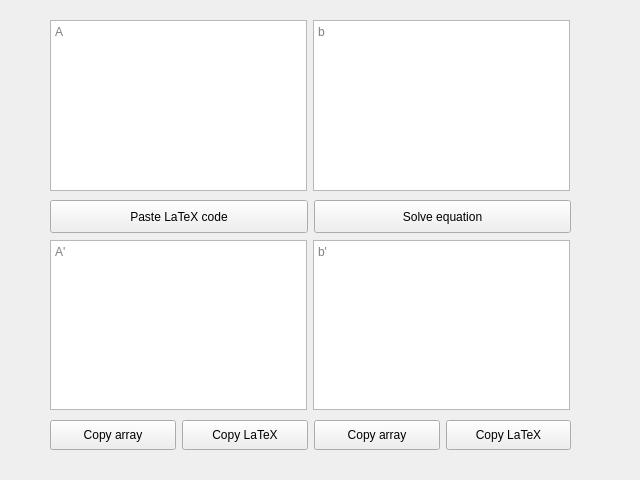
<?xml version="1.0" encoding="UTF-8"?>
<ui version="4.0">
 <class>sle</class>
 <widget class="QWidget" name="sle">
  <property name="geometry">
   <rect>
    <x>0</x>
    <y>0</y>
    <width>640</width>
    <height>480</height>
   </rect>
  </property>
  <property name="windowTitle">
   <string>System of Equations</string>
  </property>
  <property name="autoFillBackground">
   <bool>true</bool>
  </property>
  <widget class="QWidget" name="">
   <property name="geometry">
    <rect>
     <x>50</x>
     <y>20</y>
     <width>520</width>
     <height>171</height>
    </rect>
   </property>
   <layout class="QHBoxLayout" name="horizontalLayout">
    <item>
     <widget class="QPlainTextEdit" name="plainTextEdit_A">
      <property name="placeholderText">
       <string notr="true">A</string>
      </property>
     </widget>
    </item>
    <item>
     <widget class="QPlainTextEdit" name="plainTextEdit_b">
      <property name="placeholderText">
       <string notr="true">b</string>
      </property>
     </widget>
    </item>
   </layout>
  </widget>
  <widget class="QWidget" name="">
   <property name="geometry">
    <rect>
     <x>50</x>
     <y>200</y>
     <width>521</width>
     <height>33</height>
    </rect>
   </property>
   <layout class="QHBoxLayout" name="horizontalLayout_2">
    <item>
     <widget class="QPushButton" name="pushButton_tex">
      <property name="sizePolicy">
       <sizepolicy hsizetype="Expanding" vsizetype="Minimum">
        <horstretch>0</horstretch>
        <verstretch>0</verstretch>
       </sizepolicy>
      </property>
      <property name="text">
       <string>Paste LaTeX code</string>
      </property>
     </widget>
    </item>
    <item>
     <widget class="QPushButton" name="pushButton_solve">
      <property name="sizePolicy">
       <sizepolicy hsizetype="Expanding" vsizetype="Minimum">
        <horstretch>0</horstretch>
        <verstretch>0</verstretch>
       </sizepolicy>
      </property>
      <property name="text">
       <string>Solve equation</string>
      </property>
     </widget>
    </item>
   </layout>
  </widget>
  <widget class="QWidget" name="">
   <property name="geometry">
    <rect>
     <x>50</x>
     <y>240</y>
     <width>520</width>
     <height>170</height>
    </rect>
   </property>
   <layout class="QHBoxLayout" name="horizontalLayout_3">
    <item>
     <widget class="QTextBrowser" name="textBrowser_result_A">
      <property name="placeholderText">
       <string notr="true">A'</string>
      </property>
     </widget>
    </item>
    <item>
     <widget class="QTextBrowser" name="textBrowser_result_B">
      <property name="placeholderText">
       <string>b'</string>
      </property>
     </widget>
    </item>
   </layout>
  </widget>
  <widget class="QWidget" name="">
   <property name="geometry">
    <rect>
     <x>50</x>
     <y>420</y>
     <width>521</width>
     <height>30</height>
    </rect>
   </property>
   <layout class="QHBoxLayout" name="horizontalLayout_6">
    <item>
     <layout class="QHBoxLayout" name="horizontalLayout_4">
      <item>
       <widget class="QPushButton" name="pushButton_copy_A">
        <property name="sizePolicy">
         <sizepolicy hsizetype="Minimum" vsizetype="Minimum">
          <horstretch>0</horstretch>
          <verstretch>0</verstretch>
         </sizepolicy>
        </property>
        <property name="text">
         <string>Copy array</string>
        </property>
       </widget>
      </item>
      <item>
       <widget class="QPushButton" name="pushButton_copy_tex_A">
        <property name="sizePolicy">
         <sizepolicy hsizetype="Minimum" vsizetype="Minimum">
          <horstretch>0</horstretch>
          <verstretch>0</verstretch>
         </sizepolicy>
        </property>
        <property name="text">
         <string>Copy LaTeX</string>
        </property>
       </widget>
      </item>
     </layout>
    </item>
    <item>
     <layout class="QHBoxLayout" name="horizontalLayout_5">
      <item>
       <widget class="QPushButton" name="pushButton_copy_b">
        <property name="sizePolicy">
         <sizepolicy hsizetype="Minimum" vsizetype="Minimum">
          <horstretch>0</horstretch>
          <verstretch>0</verstretch>
         </sizepolicy>
        </property>
        <property name="text">
         <string>Copy array</string>
        </property>
       </widget>
      </item>
      <item>
       <widget class="QPushButton" name="pushButton_copy_tex_b">
        <property name="sizePolicy">
         <sizepolicy hsizetype="Minimum" vsizetype="Minimum">
          <horstretch>0</horstretch>
          <verstretch>0</verstretch>
         </sizepolicy>
        </property>
        <property name="text">
         <string>Copy LaTeX</string>
        </property>
       </widget>
      </item>
     </layout>
    </item>
   </layout>
  </widget>
 </widget>
 <resources/>
 <connections/>
</ui>
